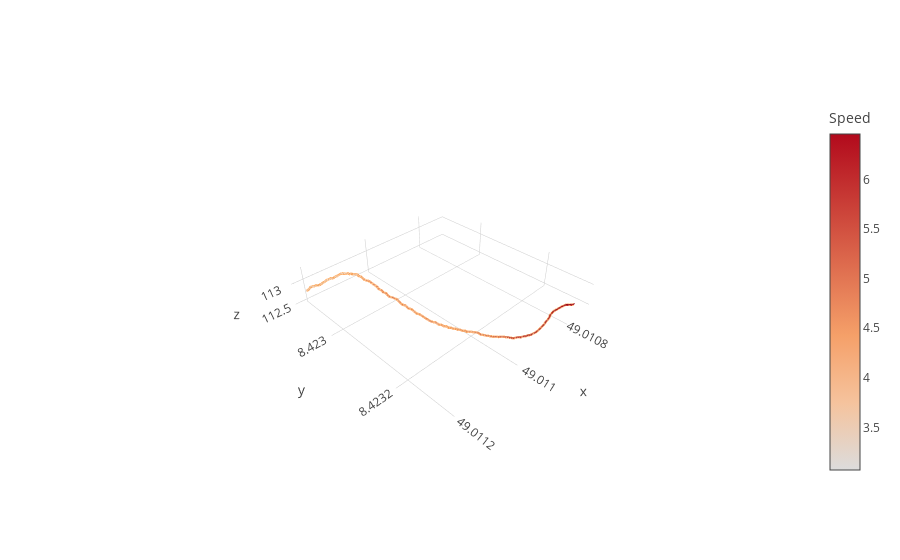

Notebook code for this chart:
### Code cell
# position/velocity
ply.iplot(dict(
    data=[go.Cone(x=df.lat, y=df.lon, z=df.alt, u=df.vn, v=df.ve, w=df.vu,
                 sizemode="absolute", sizeref=10, 
                  colorbar=dict(title=dict(text="Speed"))),
          go.Scatter3d(x=df.lat, y=df.lon, z=df.alt, mode="lines", opacity=0.5, 
                       line=dict(width=5))
         
         ],
    layout=dict(
        scene=dict(aspectratio=dict(x=1,y=1,z=0.2))
    )
))

### Figure 1 — Plotly figure (JSON) as saved in the notebook; plotly's stock layout.template omitted (floating-point values rounded to 4 significant figures; data arrays with more than 128 entries replaced by an {"elided": "..."} marker saying what was removed)
{"data": [{"colorbar": {"title": {"text": "Speed"}}, "sizemode": "absolute", "sizeref": 10, "type": "cone", "u": {"elided": "154 float values"}, "uid": "7b8aa122-d211-4340-9997-1824598f9d30", "v": {"elided": "154 float values"}, "w": {"elided": "154 float values"}, "x": {"elided": "154 float values"}, "y": {"elided": "154 float values"}, "z": {"elided": "154 float values"}}, {"line": {"width": 5}, "mode": "lines", "opacity": 0.5, "type": "scatter3d", "uid": "cb510d87-16fa-4046-829b-11a2e94c0b71", "x": {"elided": "154 float values"}, "y": {"elided": "154 float values"}, "z": {"elided": "154 float values"}}], "layout": {"scene": {"aspectratio": {"x": 1, "y": 1, "z": 0.2}}}}
